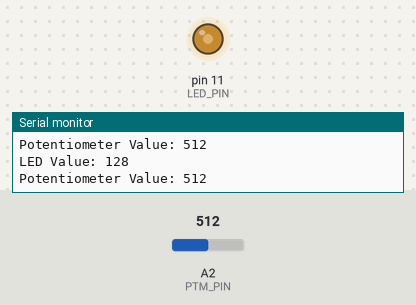
A sketch run on a simulated Arduino Uno, built with avr-gcc and run on an emulated ATmega328P. Parts: output pins drawn as LEDs (lit = HIGH), the last lines printed to the serial monitor. The inputs (shaded band) are chosen by the test bench; at power-on: A2 (PTM_PIN) = 512.

Above: at 1.2 s.
1.3 s: A2 (PTM_PIN) set to 716
At 2.1 s:
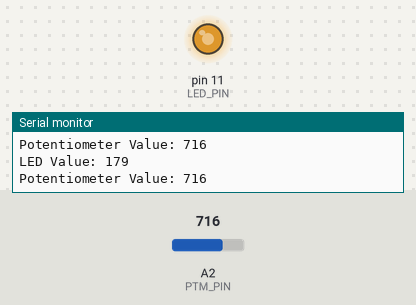
2.8 s: A2 (PTM_PIN) set to 900
At 3.6 s:
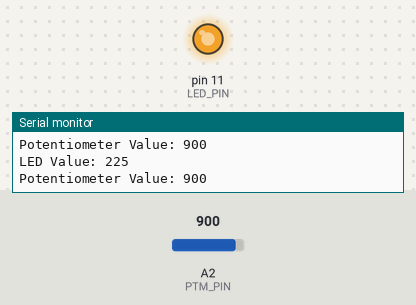
4.3 s: A2 (PTM_PIN) set to 122
At 5.2 s:
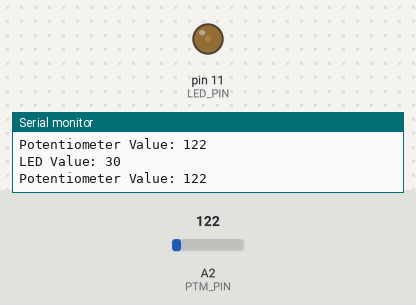
5.8 s: A2 (PTM_PIN) set to 0
At 6.7 s:
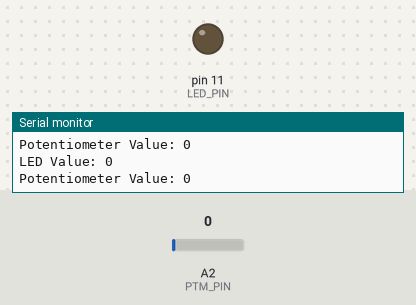
Timing chart, 0 to 8.3 s (numbered marks = the images above; inputs shaded):
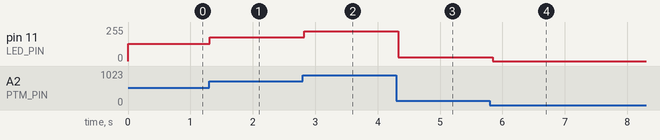

The sketch:

sketch.ino
```cpp
#define LED_PIN 11
#define PTM_PIN A2

void setup() {
  pinMode(PTM_PIN, INPUT);
  pinMode(LED_PIN, OUTPUT);
  Serial.begin(9600);
}

void loop() {
  int ptmVal = analogRead(PTM_PIN);
  int LedVal = ptmVal / 4;
  analogWrite(LED_PIN, LedVal);
  Serial.print("LED Value: ");
  Serial.println(LedVal);
  Serial.print("Potentiometer Value: ");
  Serial.println(ptmVal);
  delay(100); // Add a small delay to avoid flooding the serial monitor
}
```

Measured:
- after the input at 1.3 s, pin 11 (LED_PIN): 128/255 → 179/255 at once
- after the input at 2.8 s, pin 11 (LED_PIN): 179/255 → 225/255 at once
- after the input at 4.3 s, pin 11 (LED_PIN): 225/255 → 30/255 at once
- after the input at 5.8 s, pin 11 (LED_PIN): 30/255 → 0/255 at once
